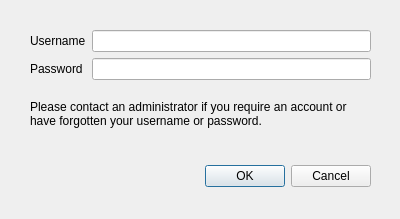
<?xml version="1.0" encoding="UTF-8"?>
<ui version="4.0">
 <class>QLoginDialog</class>
 <widget class="QDialog" name="QLoginDialog">
  <property name="geometry">
   <rect>
    <x>0</x>
    <y>0</y>
    <width>400</width>
    <height>219</height>
   </rect>
  </property>
  <property name="windowTitle">
   <string>Dialog</string>
  </property>
  <widget class="QDialogButtonBox" name="buttonBox">
   <property name="enabled">
    <bool>true</bool>
   </property>
   <property name="geometry">
    <rect>
     <x>30</x>
     <y>160</y>
     <width>341</width>
     <height>32</height>
    </rect>
   </property>
   <property name="orientation">
    <enum>Qt::Horizontal</enum>
   </property>
   <property name="standardButtons">
    <set>QDialogButtonBox::Cancel|QDialogButtonBox::Ok</set>
   </property>
  </widget>
  <widget class="QWidget" name="formLayoutWidget">
   <property name="geometry">
    <rect>
     <x>30</x>
     <y>30</y>
     <width>341</width>
     <height>62</height>
    </rect>
   </property>
   <layout class="QFormLayout" name="formLayout">
    <item row="0" column="0">
     <widget class="QLabel" name="usernameLabel">
      <property name="text">
       <string>Username</string>
      </property>
     </widget>
    </item>
    <item row="1" column="0">
     <widget class="QLabel" name="passwordLabel">
      <property name="text">
       <string>Password</string>
      </property>
     </widget>
    </item>
    <item row="0" column="1">
     <widget class="QLineEdit" name="usernameLineEdit"/>
    </item>
    <item row="1" column="1">
     <widget class="QLineEdit" name="passwordLineEdit"/>
    </item>
   </layout>
  </widget>
  <widget class="QLabel" name="instructionLabel">
   <property name="geometry">
    <rect>
     <x>30</x>
     <y>100</y>
     <width>341</width>
     <height>51</height>
    </rect>
   </property>
   <property name="text">
    <string>Please contact an administrator if you require an account or have forgotten your username or password.</string>
   </property>
   <property name="alignment">
    <set>Qt::AlignLeading|Qt::AlignLeft|Qt::AlignTop</set>
   </property>
   <property name="wordWrap">
    <bool>true</bool>
   </property>
  </widget>
 </widget>
 <tabstops>
  <tabstop>usernameLineEdit</tabstop>
  <tabstop>passwordLineEdit</tabstop>
  <tabstop>buttonBox</tabstop>
 </tabstops>
 <resources/>
 <connections>
  <connection>
   <sender>buttonBox</sender>
   <signal>rejected()</signal>
   <receiver>QLoginDialog</receiver>
   <slot>reject()</slot>
   <hints>
    <hint type="sourcelabel">
     <x>316</x>
     <y>260</y>
    </hint>
    <hint type="destinationlabel">
     <x>286</x>
     <y>274</y>
    </hint>
   </hints>
  </connection>
 </connections>
</ui>
